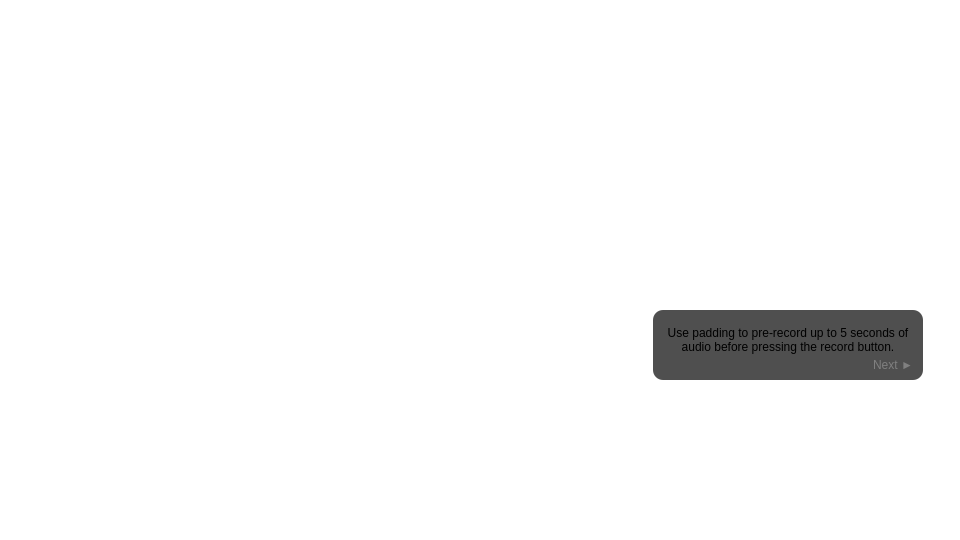
  <widget class="QGroupBox" name="slide_10">
   <property name="geometry">
    <rect>
     <x>10</x>
     <y>10</y>
     <width>960</width>
     <height>540</height>
    </rect>
   </property>
   <property name="styleSheet">
    <string notr="true">background: transparent;
border: 0px;</string>
   </property>
   <property name="title">
    <string/>
   </property>
   <widget class="QGroupBox" name="instruction_10">
    <property name="geometry">
     <rect>
      <x>653</x>
      <y>310</y>
      <width>270</width>
      <height>70</height>
     </rect>
    </property>
    <property name="styleSheet">
     <string notr="true">QGroupBox { background: #B0000000; border-radius: 10px; }</string>
    </property>
    <property name="title">
     <string/>
    </property>
    <widget class="QPushButton" name="next_10">
     <property name="geometry">
      <rect>
       <x>210</x>
       <y>45</y>
       <width>60</width>
       <height>20</height>
      </rect>
     </property>
     <property name="styleSheet">
      <string notr="true">QPushButton { color: #808080; }
QPushButton:hover { color: #C0C0C0; }</string>
     </property>
     <property name="text">
      <string>Next ►</string>
     </property>
    </widget>
    <widget class="QLabel" name="label_10">
     <property name="geometry">
      <rect>
       <x>10</x>
       <y>10</y>
       <width>250</width>
       <height>40</height>
      </rect>
     </property>
     <property name="text">
      <string>&lt;html&gt;&lt;head/&gt;&lt;body&gt;&lt;p&gt;Use padding to pre-record up to 5 seconds of audio before pressing the record button.&lt;/p&gt;&lt;/body&gt;&lt;/html&gt;</string>
     </property>
     <property name="alignment">
      <set>Qt::AlignCenter</set>
     </property>
     <property name="wordWrap">
      <bool>true</bool>
     </property>
    </widget>
   </widget>
  </widget>
